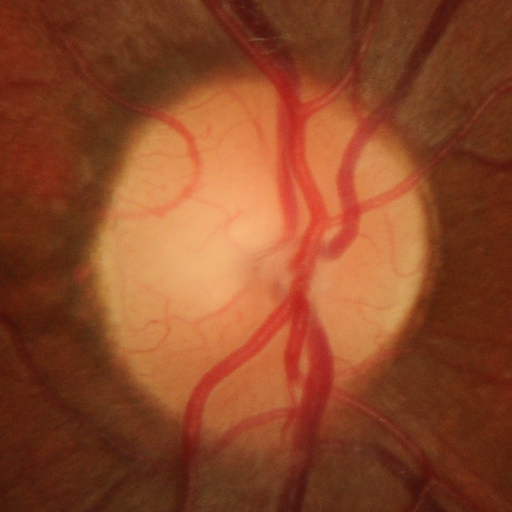
#> input picture test_img/N-16-R.png, 512 x 512 px
$ jupyter execute --allow-errors 'CDR, DDLS _ ISNT.ipynb'   (older library calls are emulated)
#> lines starting #> are read from the running program, lines starting #| are printed output that depends on the picture; after the words box and inside, x2 and y2 are one past the last pixel; in counts of white or black regions, pixels touching at a corner belong together
### algo.py
import numpy as np
import cv2
from PIL import Image

def swap(a, b):
    return b, a

def ISNT(cup, disc, eye):
    ver_cup_len = 0
    ver_cup_dia= []

    for i in range(cup.shape[1]):
        for j in range(cup.shape[0]):
            if j == cup.shape[0]-1:
                ver_cup_dia.append(ver_cup_len)
                ver_cup_len = 0
            elif cup[j][i] == 255:
                ver_cup_len += 1

    # print(len(ver_cup_dia), '\n')

    ########################

    ver_cup_diameter = max(ver_cup_dia)
    # print(ver_cup_diameter, '\n')

    ########################

    x = 0
    y = 0
    for d in range(len(ver_cup_dia)):
        if ver_cup_dia[d] == ver_cup_diameter:
            x = d
            break

    for e in range(x, len(ver_cup_dia)):
        if ver_cup_dia[e] != ver_cup_diameter:
            y = e
            break

    # print((x, y), '\n')

    #########################

    ver_cup_dia_ind = x + round((y - x)/2)
    # print("Vertical :", ver_cup_dia_ind)


    ###############################################################################################

    hor_cup_len = 0
    hor_cup_dia= []

    for i in range(cup.shape[1]):
        for j in range(cup.shape[0]):
            if j == cup.shape[0]-1:
                hor_cup_dia.append(hor_cup_len)
                hor_cup_len = 0
            elif cup[i][j] == 255:
                hor_cup_len += 1

    # print(len(hor_cup_dia), '\n')

    ########################

    hor_cup_diameter = max(hor_cup_dia)
    # print(hor_cup_diameter, '\n')

    ########################

    g = 0
    h = 0
    for d in range(len(hor_cup_dia)):
        if hor_cup_dia[d] == hor_cup_diameter:
            g = d
            break

    for e in range(x, len(hor_cup_dia)):
        if hor_cup_dia[e] != hor_cup_diameter:
            h = e
            break

    # print((g, h), '\n')

    #########################

    hor_cup_dia_ind = g + round((h - g)/2)
    # print("Horizontal :", hor_cup_dia_ind)

    ###########################################################################################################

    disc_bound_s = 0
    for i in range(disc.shape[0]):
        if disc[i][ver_cup_dia_ind] == 0:
            disc_bound_s += 1
        elif disc[i][ver_cup_dia_ind] == 255:
            break

    # print(disc_bound_s)

    cup_bound_s = 0
    for i in range(cup.shape[0]):
        if cup[i][ver_cup_dia_ind] == 0:
            cup_bound_s += 1
        elif cup[i][ver_cup_dia_ind] == 255:
            break

    # print(cup_bound_s)

    isnt_s = cup_bound_s - disc_bound_s
    # print("S :", isnt_s)

    ##############################################################################################################

    i = list(range(disc.shape[0]))
    i.reverse()
    j = list(range(cup.shape[0]))
    j.reverse()

    disc_bound_i = 0
    cup_bound_i = 0

    for p in i:
        if disc[p][ver_cup_dia_ind] == 0:
            disc_bound_i += 1
        elif disc[p][ver_cup_dia_ind] == 255:
            break

    for q in j:
        if cup[q][ver_cup_dia_ind] == 0:
            cup_bound_i += 1
        elif cup[q][ver_cup_dia_ind] == 255:
            break

    # print(cup_bound_i, disc_bound_i, '\n')

    isnt_i = cup_bound_i - disc_bound_i
    # print("I : ", isnt_i)

    #############################################################################################################

    disc_bound_t = 0
    for i in range(disc.shape[1]):
        if disc[hor_cup_dia_ind][i] == 0:
            disc_bound_t += 1
        elif disc[hor_cup_dia_ind][i] == 255:
            break

#     print(disc_bound_s)

    cup_bound_t = 0
    for i in range(cup.shape[1]):
        if cup[hor_cup_dia_ind][i] == 0:
            cup_bound_t += 1
        elif cup[hor_cup_dia_ind][i] == 255:
            break

    # print(cup_bound_s)

    isnt_t = cup_bound_t - disc_bound_t
    # print("T :", isnt_t)

    #############################################################################################################

    i = list(range(disc.shape[1]))
    i.reverse()
    j = list(range(cup.shape[1]))
    j.reverse()

    disc_bound_n = 0
    cup_bound_n = 0

    for p in i:
        if disc[hor_cup_dia_ind][p] == 0:
            disc_bound_n += 1
        elif disc[hor_cup_dia_ind][p] == 255:
            break

    for q in j:
        if cup[hor_cup_dia_ind][q] == 0:
            cup_bound_n += 1
        elif cup[hor_cup_dia_ind][q] == 255:
            break

    isnt_n = cup_bound_n - disc_bound_n
    # print("N : ", isnt_n)

    #############################################################################################################

    cup_dias = [ver_cup_diameter, hor_cup_diameter]

    if eye == 'r':
        isnt_n, isnt_t = swap(isnt_n, isnt_t)

    return list([isnt_i, isnt_s, isnt_n, isnt_t]), cup_dias


# [110 lines left out: function DDLS, not called in this run]

### custom_models.py
import keras

from keras import losses
from keras.callbacks import ModelCheckpoint, EarlyStopping, ReduceLROnPlateau
from keras.layers import Input, MaxPooling2D, AveragePooling2D, average
from keras.layers import concatenate, Conv2D, Conv2DTranspose, Dropout
from keras.models import Model
from keras.optimizers import Adadelta

from keras.models import Model, load_model
from keras.layers import Dense, Dropout, Activation, Flatten, BatchNormalization, UpSampling2D
from keras.layers import Convolution2D, ZeroPadding2D, Embedding, LSTM, merge, Lambda, Deconvolution2D, Cropping2D

from keras.layers import ELU, ReLU
act = ReLU


def get_unet(do=0, activation=act):
    inputs = Input((None, None, 3))
    conv1 = Dropout(do)(activation()(Conv2D(32, (4, 4), padding='same')(inputs)))
    conv1 = Dropout(do)(activation()(Conv2D(32, (4, 4), padding='same')(conv1)))
    pool1 = MaxPooling2D(pool_size=(4, 4))(conv1)

    conv2 = Dropout(do)(activation()(Conv2D(64, (4, 4), padding='same')(pool1)))
    conv2 = Dropout(do)(activation()(Conv2D(64, (4, 4), padding='same')(conv2)))
    pool2 = MaxPooling2D(pool_size=(4, 4))(conv2)

    conv3 = Dropout(do)(activation()(Conv2D(128, (4, 4), padding='same')(pool2)))
    conv3 = Dropout(do)(activation()(Conv2D(128, (4, 4), padding='same')(conv3)))
    pool3 = MaxPooling2D(pool_size=(4, 4))(conv3)

    conv4 = Dropout(do)(activation()(Conv2D(128, (4, 4), padding='same')(pool3)))
    conv4 = Dropout(do)(activation()(Conv2D(128, (4, 4), padding='same')(conv4)))
    pool4 = MaxPooling2D(pool_size=(4, 4))(conv4)

    conv5 = Dropout(do)(activation()(Conv2D(128, (4, 4), padding='same')(pool4)))
    conv5 = Dropout(do)(activation()(Conv2D(128, (4, 4), padding='same')(conv5)))

    up6 = concatenate([UpSampling2D(size=(4, 4))(conv5), conv4], axis=3)
    conv6 = Dropout(do)(activation()(Conv2D(128, (3, 3), padding='same')(up6)))
    conv6 = Dropout(do)(activation()(Conv2D(128, (3, 3), padding='same')(conv6)))

    up7 = concatenate([UpSampling2D(size=(4, 4))(conv6), conv3], axis=3)
    conv7 = Dropout(do)(activation()(Conv2D(64, (3, 3), padding='same')(up7)))
    conv7 = Dropout(do)(activation()(Conv2D(64, (3, 3), padding='same')(conv7)))

    up8 = concatenate([UpSampling2D(size=(4, 4))(conv7), conv2], axis=3)
    conv8 = Dropout(do)(activation()(Conv2D(64, (3, 3), padding='same')(up8)))
    conv8 = Dropout(do)(activation()(Conv2D(64, (3, 3), padding='same')(conv8)))

    up9 = concatenate([UpSampling2D(size=(4, 4))(conv8), conv1], axis=3)
    conv9 = Dropout(do)(activation()(Conv2D(32, (3, 3), padding='same')(up9)))
    conv9 = Dropout(do)(activation()(Conv2D(32, (3, 3), padding='same')(conv9)))

    conv10 = Conv2D(1, (1, 1), activation='sigmoid')(conv9)

    model = Model(inputs=[inputs], outputs=[conv10])

    return model


# [109 lines left out: functions DeepModel, get_unet1, not called in this run]

### CDR, DDLS _ ISNT.ipynb
### imports

[cell 1]
import cv2
import numpy as np
from PIL import Image
import imutils

[cell 2]
import matplotlib.pyplot as plt
import os
import keras

from keras import losses
from keras.callbacks import ModelCheckpoint, EarlyStopping, ReduceLROnPlateau
from keras.layers import Input, MaxPooling2D, AveragePooling2D, average
from keras.layers import concatenate, Conv2D, Conv2DTranspose, Dropout
from keras.models import Model
from keras.optimizers import Adadelta

from keras.models import Model, load_model
from keras.layers import Dense, Dropout, Activation, Flatten, BatchNormalization, UpSampling2D
from keras.layers import Convolution2D, ZeroPadding2D, Embedding, LSTM, merge, Lambda, Deconvolution2D, Cropping2D

from keras.layers import ELU, ReLU
act = ReLU

from custom_models import *
from algo import *

[cell 3]
from skimage.transform import resize

### function def

[cell 4]
def read_input(path):
    x = cv2.imread(path)
    x = cv2.resize(x, (256, 256))
    b, g, r = cv2.split(x)
    x = cv2.merge((r, r, r))
    return x.reshape(256, 256, 3)/255.


def read_gt(path):
    x = cv2.imread(path, cv2.IMREAD_GRAYSCALE)
    x = cv2.resize(x, (256, 256))
    return x/255.

### image loading and preprocessing

[cell 5]
photoname = 'N-16-R'
path = 'test_img/'+photoname+'.png'
cup_path = 'test_img/'+photoname+'-Cup-Avg.png'
disc_path = 'test_img/'+photoname+'-Disc-Avg.png'

[cell 6]
contour_img = np.array(Image.open(path))
#> contour_img is the input picture: shape (512, 512, 3); mean R, G, B 140.2, 72.3, 40.1
img = cv2.imread(path)
img = cv2.resize(img, (256, 256))
#> img: shape (256, 256, 3)
b, g, r = cv2.split(img)
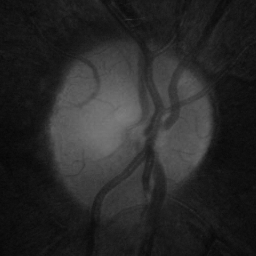
#> b: shape (256, 256); min 6, max 126, mean 40.2
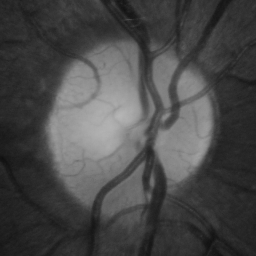
#> g: shape (256, 256); min 15, max 182, mean 72.4
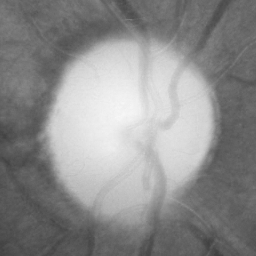
#> r: shape (256, 256); min 63, max 247, mean 140.4
img_r = cv2.merge((r, r, r))/255.
true_cup = cv2.imread(cup_path, cv2.IMREAD_GRAYSCALE)
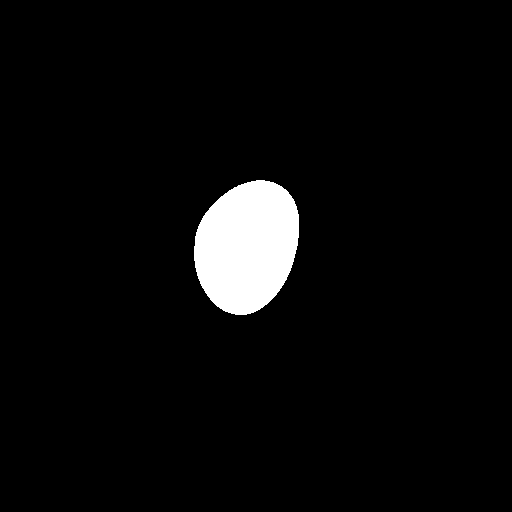
#> input picture test_img/N-16-R-Cup-Avg.png, 512 x 512 px
#> true_cup: shape (512, 512); 4.2% white; 1 white region, box (x1, y1, x2, y2) and area: (194, 180, 299, 315) 10902
true_disc = cv2.imread(disc_path, cv2.IMREAD_GRAYSCALE)
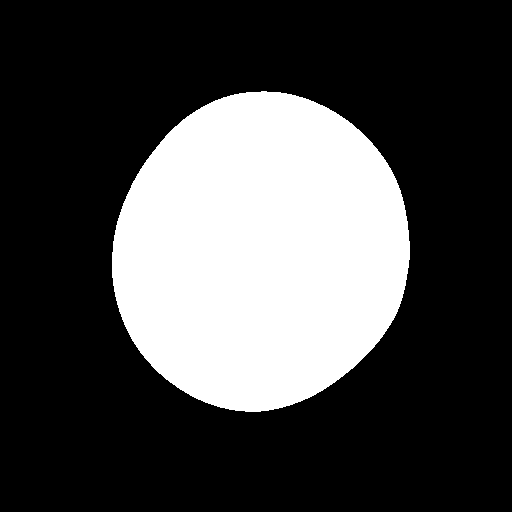
#> input picture test_img/N-16-R-Disc-Avg.png, 512 x 512 px
#> true_disc: shape (512, 512); 28.2% white; 1 white region, box (x1, y1, x2, y2) and area: (112, 91, 410, 412) 73988
plt.imshow(img, cmap='gray')

### load weights

#> (a cell that did not finish here is left out)

disc_model.load_weights('Models/ODSeg_best3.h5')

cup_model = get_unet1(do=0.2, activation=act)
# cup_model = load_model('Models/CupSeg_3.h5')
cup_model.load_weights('Models/CupSeg_3.h5')

### Disc prediction

#> (a cell that did not finish here is left out)

[cell 9]
disc = cv2.imread('temp_disc.png', cv2.IMREAD_GRAYSCALE)
# plt.imshow(disc, cmap='gray')

[cell 10]
fig, (ax1, ax2) = plt.subplots(ncols=2, nrows=1, figsize=(8, 4))
#> (the rest of this cell did not finish here and is left out)

[cell 11]
masked = cv2.bitwise_and(img, img, mask=disc)

plt.imshow(masked)
plt.show()

mb, mg, mr = cv2.split(masked)
masked = cv2.merge((mb, mb, mb))

### cup prediction

#> (a cell that did not finish here is left out)

[cell 13]
cup = cv2.imread('temp_cup.png', cv2.IMREAD_GRAYSCALE)

fig, (ax1, ax2) = plt.subplots(ncols=2, nrows=1, figsize=(8, 4))
#> (the rest of this cell did not finish here and is left out)

#> (a cell that did not finish here is left out)

#> (a cell that did not finish here is left out)

# ISNT

#> (a cell that did not finish here is left out)

#> in ISNT, `ver_cup_len = 0`: ver_cup_len = 0
#> after the loop in ISNT, `for i in range(cup.shape[1]):`: ver_cup_dia = []
print("\nI : {}\nS : {}\nN : {}\nT : {}".format(isnt[0], isnt[1], isnt[2], isnt[3]))

if isnt[0] > isnt[1] > isnt[2] > isnt[3] :
    print("\nNot Suspicious")
else:
    print("\nSuspicious")

# DDLS

#> (a cell that did not finish here is left out)

# CDR

#> (a cell that did not finish here is left out)

## plots

[cell 19]
fig, (ax1, ax2, ax3) = plt.subplots(ncols=3, nrows=1, figsize=(12, 6))
ax1.set_title("Image")
ax1.imshow(contour_img)
ax2.set_title("Disc")
#> (the rest of this cell did not finish here and is left out)

### contour plot

[cell 20]
ret,thresh_disc = cv2.threshold(disc,127,255,0)
image_contour, contours_disc, hierarchy = cv2.findContours(thresh_disc , cv2.RETR_TREE, cv2.CHAIN_APPROX_SIMPLE)
#> image_contour = None; contours_disc = []
bound_disc = cv2.drawContours(contour_img, contours_disc, 0, (0,255,0), 5)

ret,thresh_cup = cv2.threshold(cup,127,255,0)
image, contours_cup, hierarchy = cv2.findContours(thresh_cup,cv2.RETR_TREE,cv2.CHAIN_APPROX_SIMPLE)
#> image = None; contours_cup = []
bound = cv2.drawContours(bound_disc, contours_cup, 0, (0,0,255), 5)

#> (the rest of this cell did not finish here and is left out)
